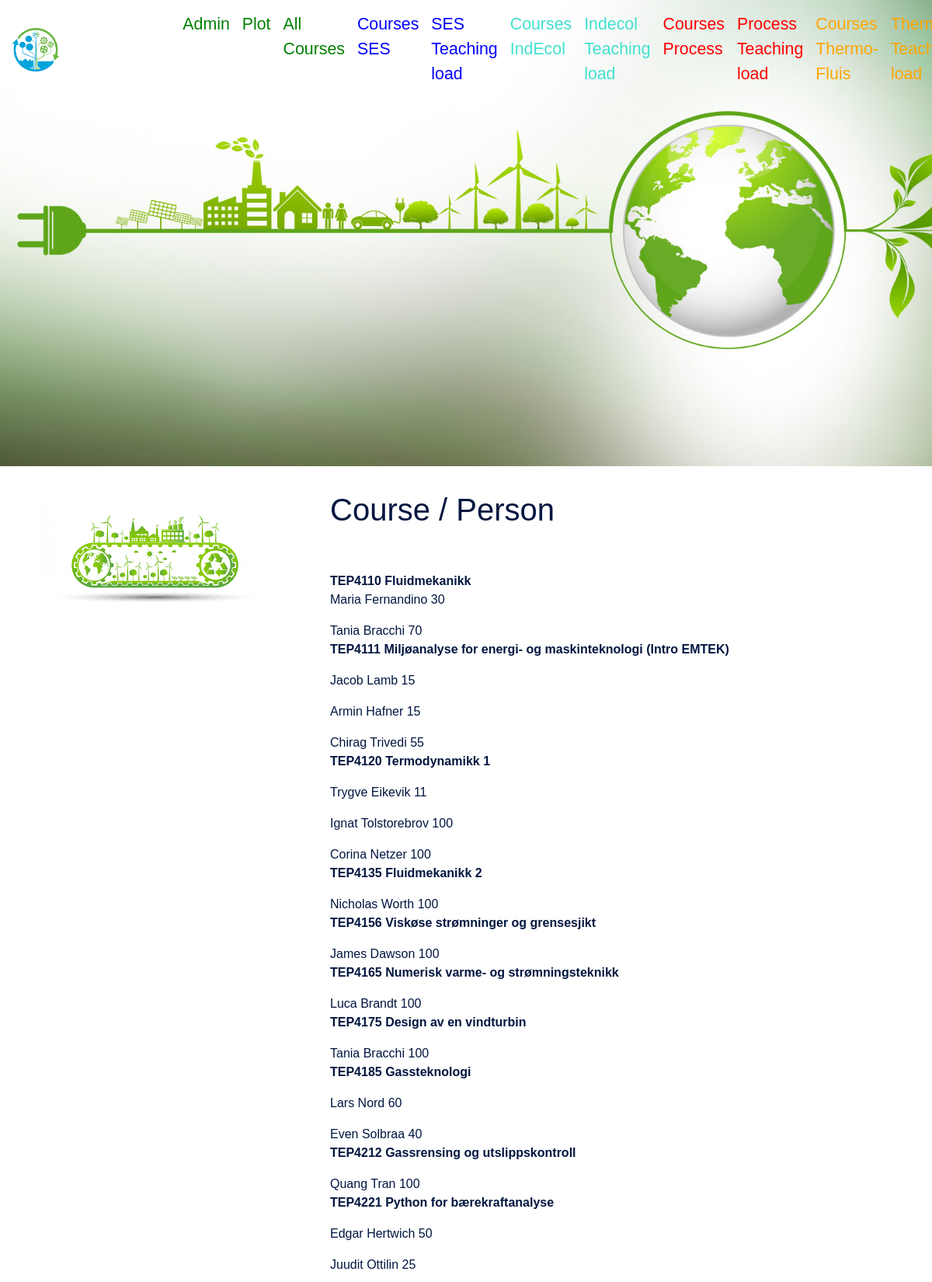
Screenshot of /courseperson (upper part) with the database file from the repository.
### app_teaching/models.py (models this page shows, shortened)
class PersonCourse(models.Model):
    person = models.ForeignKey(Person,on_delete=models.CASCADE)
    course = models.ForeignKey(Course,on_delete=models.CASCADE)
    amount = models.IntegerField()

class Course(models.Model):
    course_id = models.CharField(
        unique=True,
        null=False,
        blank=False,
        max_length=50
    )
    name= models.CharField(
        null=False,
        blank=False,
        max_length=200
    )
    type = models.CharField(choices = course_type_choices,
                            max_length=3,
                            default='-')
    group = models.CharField(choices = course_group_choices,
                            max_length=3,
                            default='-')
    semester = models.CharField(choices = semester_type_choices,
                            max_length=2,
                            default='-')
    studiepoeng = models.CharField(choices = studiepoeng_choices,
                            max_length=4,default='-'
                            )
    nb_student = models.IntegerField(
        null = True,
    )
    nb_vit= models.IntegerField(
        null = True,
    )
    nb_stud_ass= models.IntegerField(
        null = True,
    )
    def __str__(self):
        return self.course_id + ' ' + self.name

class Person(models.Model):
    first_name = models.CharField(
        unique=False,
        null=False,
        blank=False,
        max_length=50
    )
    middle_name = models.CharField(
        unique=False,
        null=True,
        blank=True,
        max_length=50
    )
    last_name = models.CharField(
        unique=False,
        null=False,
        blank=False,
        max_length=50
    )
    position = models.CharField (null = False,blank=False,choices = role_choices,
                            max_length=3,default='-')
    groupe = models.CharField (null = False,blank=False,choices = groupe_choices,
                            max_length=3,default='-')
    courses = models.ManyToManyField(
        Course,
        null = True,
        related_name='courses'
    )
    activities = models.ManyToManyField(
        Position_Activity,
        related_name='activities'
    )
    def __str__(self):
        return self.first_name + ' ' + self.last_name

### app_teaching/views.py (the view)
# urls.py: path('courseperson', views.courseperson, name = 'courseperson'),
def courseperson(request):
    context = {
    'coursepersons':PersonCourse.objects.all()
    }
    return render(request, 'courseperson.html', context)

### app_teaching/templates/courseperson.html (shortened to what this page needs)
{% extends 'base.html' %}
{%block content%}
<h1>Course / Person</h1>
<ul class = "list-group">
{%for a in  coursepersons%}{%if a.course.group != 's' %}{%if a.course.type != 'FP' %}{%if a.course.type != 'FS' %}{%if a.course.type != 'MS' %}{%if a.course.semester == 'H'%} {% ifchanged  %}<b><br>{{a.course}}</b>{% endifchanged %}
<p>{{a.person}} {{a.amount}}
{%endif%}{%endif%}{%endif%}{%endif%}{%endif%}{%endfor%}
</ul>
{%endblock content%}

### rows the page displays
PersonCourse: course "TEP4110 Fluidmekanikk", person "Maria Fernandino", amount "30"
PersonCourse: person "Tania Bracchi", amount "70"
PersonCourse: course "TEP4111 Miljøanalyse for energi- og maskinteknologi (Intro EMTEK)", person "Jacob Lamb", amount "15"
PersonCourse: person "Armin Hafner", amount "15"
PersonCourse: person "Chirag Trivedi", amount "55"
PersonCourse: course "TEP4120 Termodynamikk 1", person "Trygve Eikevik", amount "11"
PersonCourse: person "Ignat Tolstorebrov", amount "100"
PersonCourse: person "Corina Netzer", amount "100"
PersonCourse: course "TEP4135 Fluidmekanikk 2", person "Nicholas Worth", amount "100"
PersonCourse: course "TEP4156 Viskøse strømninger og grensesjikt", person "James Dawson", amount "100"
PersonCourse: course "TEP4165 Numerisk varme- og strømningsteknikk", person "Luca Brandt", amount "100"
PersonCourse: course "TEP4175 Design av en vindturbin", person "Tania Bracchi", amount "100"
PersonCourse: course "TEP4185 Gassteknologi", person "Lars Nord", amount "60"
PersonCourse: person "Even Solbraa", amount "40"
PersonCourse: course "TEP4212 Gassrensing og utslippskontroll", person "Quang Tran", amount "100"
PersonCourse: course "TEP4221 Python for bærekraftanalyse", person "Edgar Hertwich", amount "50"
PersonCourse: person "Juudit Ottilin", amount "25"
